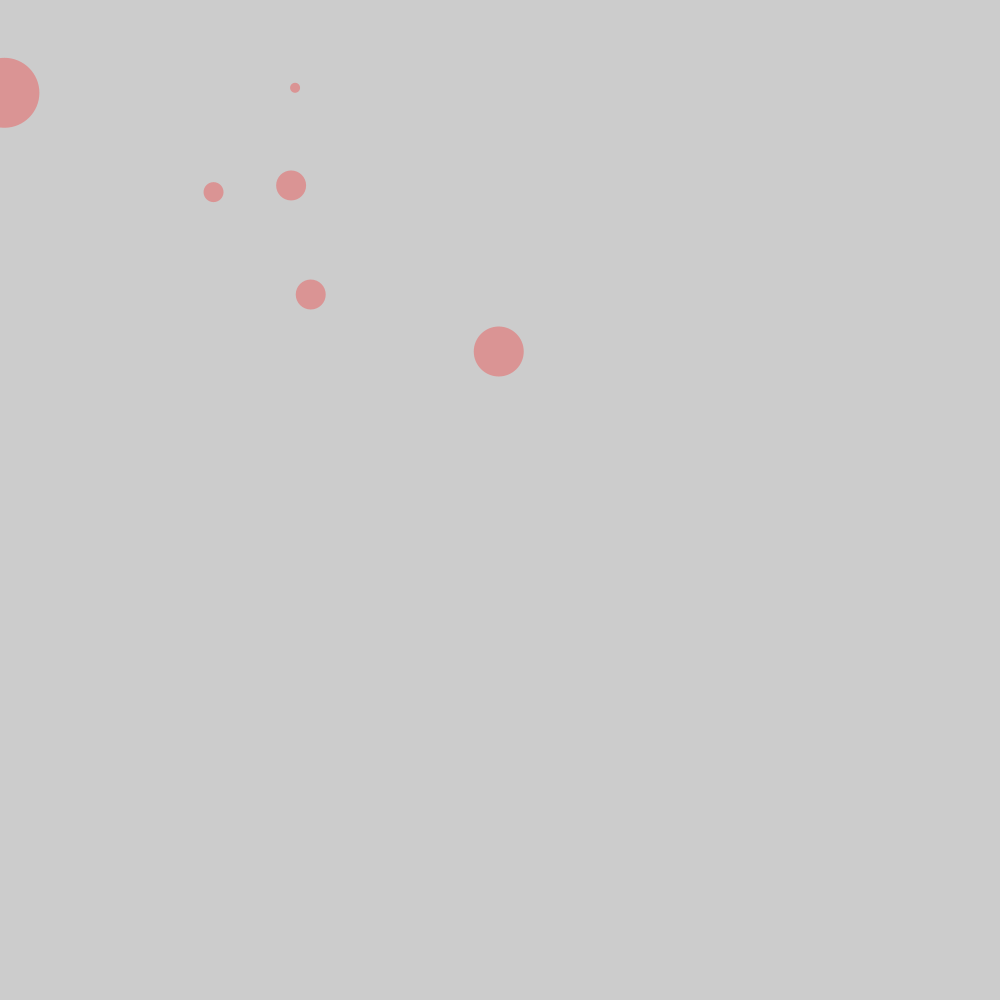
Frame 1 (no input)
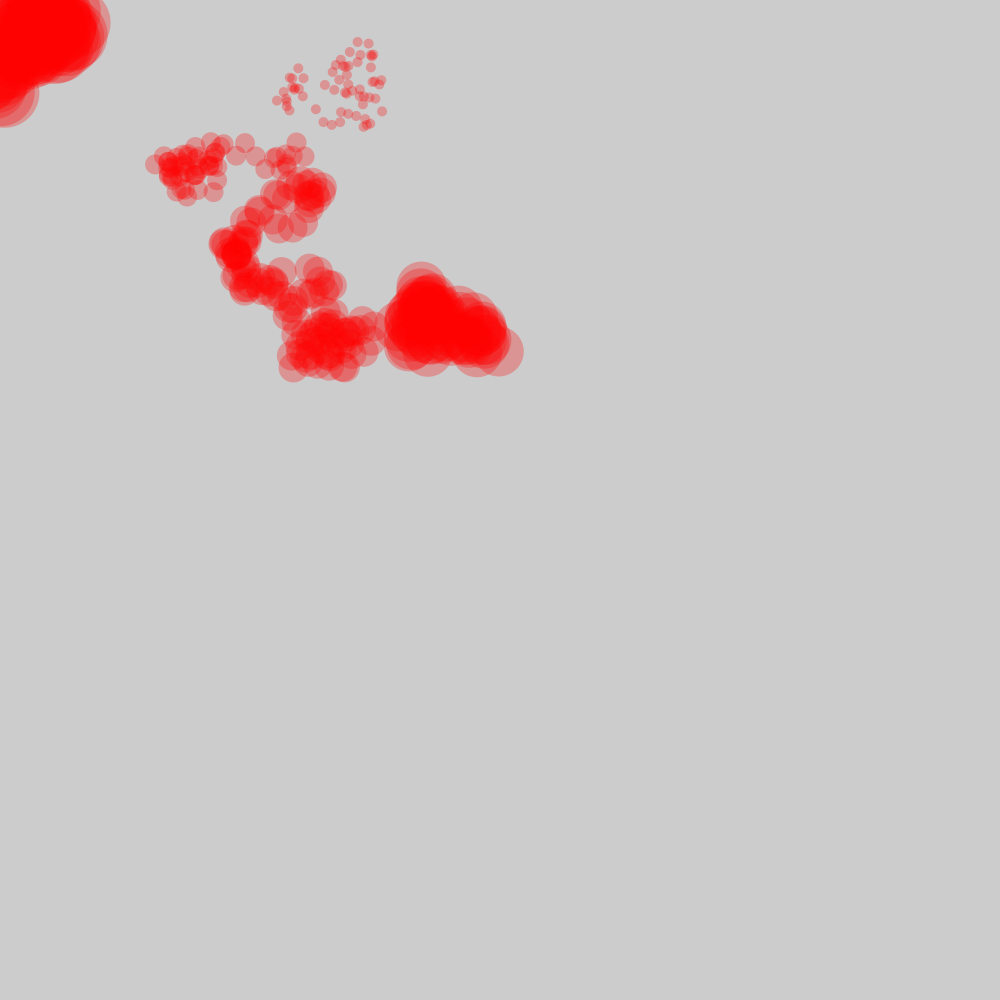
Frame 60 (the mouse pressed at the canvas centre just before this capture)
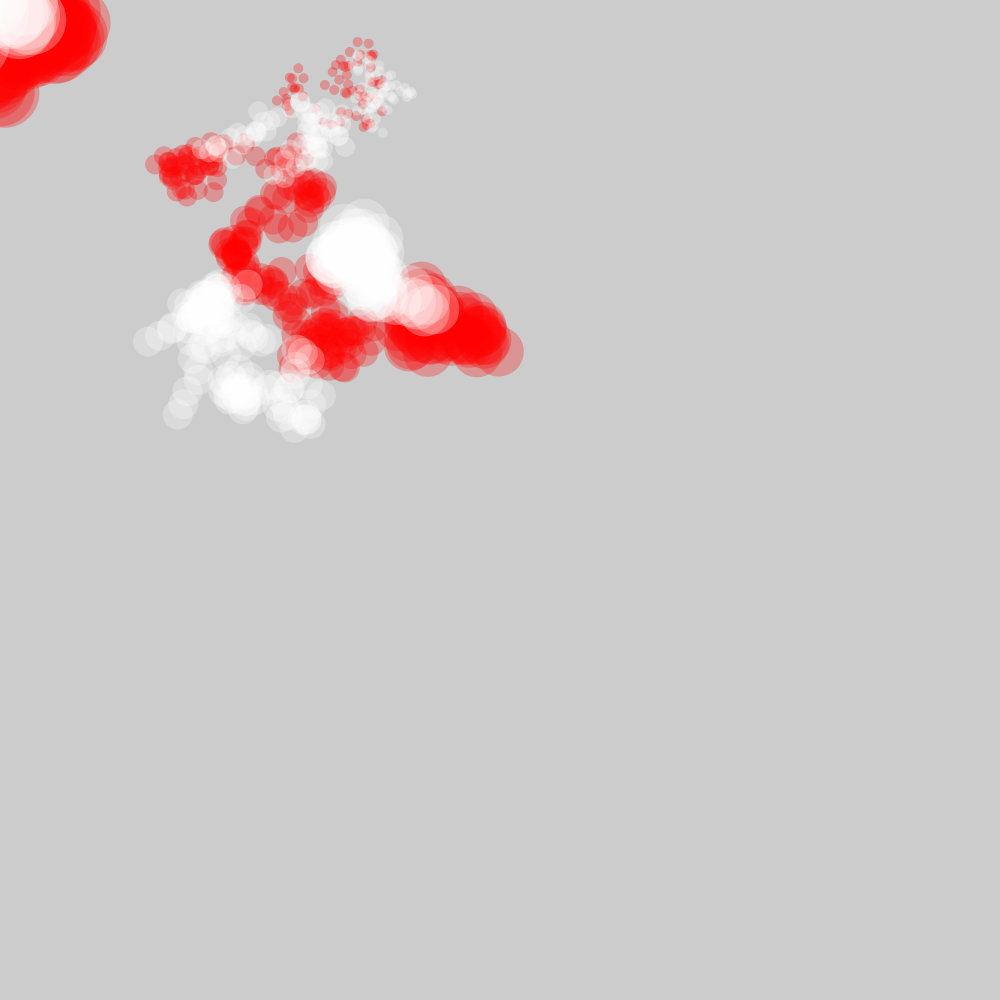
Frame 120 (the mouse held since frame 60 and released just before this capture)

The Processing sketch that drew these frames (run headless with seeded random() and noise(); from frame 60 on, the mouse is pressed at the canvas centre):

// Processing sketch: processing_117274
// ── processing_117274.pde

RomanZolanski nicki;
RomanZolanski minaj;
RomanZolanski Super;
RomanZolanski Bass;
RomanZolanski Star;
RomanZolanski Ships;

void setup() {
  size(1000, 1000);
  //background(204, 255, 255);
  noStroke();

  nicki = new RomanZolanski(0, 100, 70);
  minaj = new RomanZolanski(200, 200, 20);
  Super = new RomanZolanski(300, 300, 30);
  Bass = new RomanZolanski(500, 350, 50);
  Star = new RomanZolanski(300, 100, 10);
  Ships = new RomanZolanski(300, 200, 30);
}
void draw() {
  nicki.move();
  nicki.display();
  minaj.move();
  minaj.display();
  Super.move();
  Super.display();
  Bass.move();
  Bass.display();
  Star.move();
  Star.display();
  Ships.move();
  Ships.display();
 
}
void mouseClicked(){
  background(random(255), random(255), random(255));
}

class RomanZolanski {
 float x;
 float y;
 int diameter;
 float speed = 15;
 RomanZolanski(float tempX, float tempY, int tempDiameter) {
 x = tempX;
 y = tempY;
 diameter = tempDiameter;
 }
 void move() {
 x += random(-speed, speed);
 y += random(-speed, speed);
 }
 void display() {
   fill(255, mouseX, mouseY, 70);
 ellipse(x, y, diameter, diameter);
 } 
}
